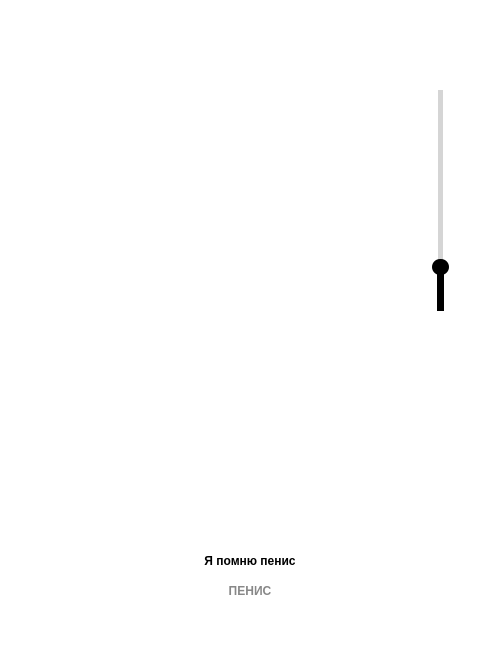
<?xml version="1.0" encoding="UTF-8"?>
<ui version="4.0">
 <class>MainWindow</class>
 <widget class="QMainWindow" name="MainWindow">
  <property name="geometry">
   <rect>
    <x>0</x>
    <y>0</y>
    <width>480</width>
    <height>650</height>
   </rect>
  </property>
  <property name="windowTitle">
   <string>MainWindow</string>
  </property>
  <property name="iconSize">
   <size>
    <width>95</width>
    <height>95</height>
   </size>
  </property>
  <widget class="QWidget" name="mainwindow">
   <property name="autoFillBackground">
    <bool>false</bool>
   </property>
   <property name="styleSheet">
    <string notr="true">QWidget#mainwindow {
    background-color: white;
}
</string>
   </property>
   <widget class="QLabel" name="vinyl">
    <property name="geometry">
     <rect>
      <x>-320</x>
      <y>-300</y>
      <width>721</width>
      <height>711</height>
     </rect>
    </property>
    <property name="text">
     <string/>
    </property>
    <property name="pixmap">
     <pixmap resource="source/test.qrc">:/vinyl/vinyl.png</pixmap>
    </property>
    <property name="scaledContents">
     <bool>true</bool>
    </property>
   </widget>
   <widget class="QLabel" name="albomCover">
    <property name="geometry">
     <rect>
      <x>-40</x>
      <y>-20</y>
      <width>151</width>
      <height>151</height>
     </rect>
    </property>
    <property name="text">
     <string/>
    </property>
    <property name="pixmap">
     <pixmap resource="source/test.qrc">:/albomCover/placeholder.jpg</pixmap>
    </property>
    <property name="scaledContents">
     <bool>true</bool>
    </property>
   </widget>
   <widget class="QPushButton" name="pause">
    <property name="geometry">
     <rect>
      <x>202</x>
      <y>440</y>
      <width>96</width>
      <height>96</height>
     </rect>
    </property>
    <property name="styleSheet">
     <string notr="true">QPushButton {
    background-color: transparent;
    border: none;
}
</string>
    </property>
    <property name="text">
     <string/>
    </property>
    <property name="icon">
     <iconset resource="source/test.qrc">
      <normaloff>:/pause/pause.svg</normaloff>:/pause/pause.svg</iconset>
    </property>
    <property name="iconSize">
     <size>
      <width>95</width>
      <height>95</height>
     </size>
    </property>
    <property name="checkable">
     <bool>false</bool>
    </property>
    <property name="autoRepeat">
     <bool>false</bool>
    </property>
    <property name="autoExclusive">
     <bool>false</bool>
    </property>
   </widget>
   <widget class="QPushButton" name="next">
    <property name="geometry">
     <rect>
      <x>301</x>
      <y>460</y>
      <width>58</width>
      <height>58</height>
     </rect>
    </property>
    <property name="styleSheet">
     <string notr="true">QPushButton {
    background-color: transparent;
    border: none;
}
</string>
    </property>
    <property name="text">
     <string/>
    </property>
    <property name="icon">
     <iconset resource="source/test.qrc">
      <normaloff>:/next/next.svg</normaloff>:/next/next.svg</iconset>
    </property>
    <property name="iconSize">
     <size>
      <width>57</width>
      <height>57</height>
     </size>
    </property>
    <property name="checkable">
     <bool>false</bool>
    </property>
    <property name="autoRepeat">
     <bool>false</bool>
    </property>
    <property name="autoExclusive">
     <bool>false</bool>
    </property>
   </widget>
   <widget class="QPushButton" name="prev">
    <property name="geometry">
     <rect>
      <x>140</x>
      <y>460</y>
      <width>58</width>
      <height>58</height>
     </rect>
    </property>
    <property name="styleSheet">
     <string notr="true">QPushButton {
    background-color: transparent;
    border: none;
}
</string>
    </property>
    <property name="text">
     <string/>
    </property>
    <property name="icon">
     <iconset resource="source/test.qrc">
      <normaloff>:/previous/previous.svg</normaloff>:/previous/previous.svg</iconset>
    </property>
    <property name="iconSize">
     <size>
      <width>57</width>
      <height>57</height>
     </size>
    </property>
    <property name="checkable">
     <bool>false</bool>
    </property>
    <property name="autoRepeat">
     <bool>false</bool>
    </property>
    <property name="autoExclusive">
     <bool>false</bool>
    </property>
   </widget>
   <widget class="QSlider" name="sound">
    <property name="geometry">
     <rect>
      <x>410</x>
      <y>90</y>
      <width>61</width>
      <height>221</height>
     </rect>
    </property>
    <property name="contextMenuPolicy">
     <enum>Qt::NoContextMenu</enum>
    </property>
    <property name="styleSheet">
     <string notr="true">QSlider::groove:vertical {
    background: #D5D5D5;    
    width: 5px;                  
    border-radius: 8px;    
    margin: 0px 1px;         
}

QSlider::handle:vertical {
    background: black;        
 
    height: 16px;          
    width: 16px;              
    margin: -8px -6px;      
    border-radius: 8px;          
}

QSlider::add-page:vertical {
    background: black;
	border-radius: 8px;         
}
</string>
    </property>
    <property name="maximum">
     <number>100</number>
    </property>
    <property name="value">
     <number>20</number>
    </property>
    <property name="tracking">
     <bool>true</bool>
    </property>
    <property name="orientation">
     <enum>Qt::Vertical</enum>
    </property>
    <property name="invertedAppearance">
     <bool>false</bool>
    </property>
    <property name="invertedControls">
     <bool>false</bool>
    </property>
   </widget>
   <widget class="QPushButton" name="minus">
    <property name="geometry">
     <rect>
      <x>426</x>
      <y>320</y>
      <width>31</width>
      <height>31</height>
     </rect>
    </property>
    <property name="styleSheet">
     <string notr="true">QPushButton {
    background-color: transparent;
    border: none;
}
</string>
    </property>
    <property name="text">
     <string/>
    </property>
    <property name="icon">
     <iconset resource="source/test.qrc">
      <normaloff>:/minus/silenter.svg</normaloff>:/minus/silenter.svg</iconset>
    </property>
    <property name="iconSize">
     <size>
      <width>24</width>
      <height>24</height>
     </size>
    </property>
    <property name="checkable">
     <bool>false</bool>
    </property>
    <property name="autoRepeat">
     <bool>false</bool>
    </property>
    <property name="autoExclusive">
     <bool>false</bool>
    </property>
   </widget>
   <widget class="QPushButton" name="minus_2">
    <property name="geometry">
     <rect>
      <x>426</x>
      <y>50</y>
      <width>31</width>
      <height>31</height>
     </rect>
    </property>
    <property name="styleSheet">
     <string notr="true">QPushButton {
    background-color: transparent;
    border: none;
}
</string>
    </property>
    <property name="text">
     <string/>
    </property>
    <property name="icon">
     <iconset resource="source/test.qrc">
      <normaloff>:/minus/silenter.svg</normaloff>:/minus/silenter.svg</iconset>
    </property>
    <property name="iconSize">
     <size>
      <width>24</width>
      <height>24</height>
     </size>
    </property>
    <property name="checkable">
     <bool>false</bool>
    </property>
    <property name="autoRepeat">
     <bool>false</bool>
    </property>
    <property name="autoExclusive">
     <bool>false</bool>
    </property>
   </widget>
   <widget class="QLabel" name="label">
    <property name="geometry">
     <rect>
      <x>0</x>
      <y>540</y>
      <width>500</width>
      <height>41</height>
     </rect>
    </property>
    <property name="layoutDirection">
     <enum>Qt::RightToLeft</enum>
    </property>
    <property name="styleSheet">
     <string notr="true">QLabel {
    color: black;
    font: 14pt &quot;Arial&quot;;
    font-weight: bold;
}
</string>
    </property>
    <property name="text">
     <string>Я помню пенис</string>
    </property>
    <property name="alignment">
     <set>Qt::AlignCenter</set>
    </property>
   </widget>
   <widget class="QLabel" name="label_2">
    <property name="geometry">
     <rect>
      <x>0</x>
      <y>570</y>
      <width>500</width>
      <height>41</height>
     </rect>
    </property>
    <property name="layoutDirection">
     <enum>Qt::RightToLeft</enum>
    </property>
    <property name="styleSheet">
     <string notr="true">QLabel {
    color: #888888;
    font: 12pt &quot;Arial&quot;;
    font-weight: bold;
}
</string>
    </property>
    <property name="text">
     <string>ПЕНИС</string>
    </property>
    <property name="alignment">
     <set>Qt::AlignCenter</set>
    </property>
   </widget>
   <zorder>albomCover</zorder>
   <zorder>pause</zorder>
   <zorder>next</zorder>
   <zorder>vinyl</zorder>
   <zorder>prev</zorder>
   <zorder>sound</zorder>
   <zorder>minus</zorder>
   <zorder>minus_2</zorder>
   <zorder>label</zorder>
   <zorder>label_2</zorder>
  </widget>
 </widget>
 <resources>
  <include location="source/test.qrc"/>
 </resources>
 <connections/>
</ui>
